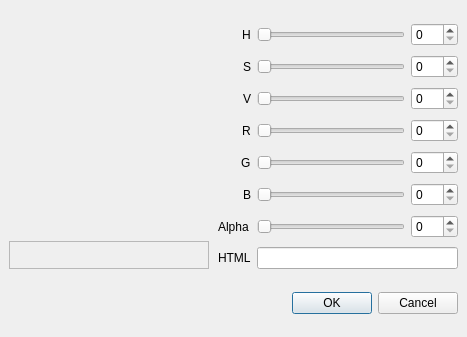
<?xml version="1.0" encoding="UTF-8"?>
<ui version="4.0">
 <class>ColourDialog</class>
 <widget class="QDialog" name="ColourDialog">
  <property name="geometry">
   <rect>
    <x>0</x>
    <y>0</y>
    <width>467</width>
    <height>337</height>
   </rect>
  </property>
  <property name="windowTitle">
   <string>Select Colour...</string>
  </property>
  <property name="windowIcon">
   <iconset>
    <normaloff>:/icons/ic_palette_48px.svg</normaloff>:/icons/ic_palette_48px.svg</iconset>
  </property>
  <property name="modal">
   <bool>true</bool>
  </property>
  <layout class="QGridLayout" name="gridLayout">
   <property name="leftMargin">
    <number>9</number>
   </property>
   <property name="topMargin">
    <number>9</number>
   </property>
   <property name="rightMargin">
    <number>9</number>
   </property>
   <property name="bottomMargin">
    <number>9</number>
   </property>
   <property name="spacing">
    <number>9</number>
   </property>
   <item row="0" column="0">
    <layout class="QVBoxLayout" name="verticalLayout" stretch="0,0">
     <property name="spacing">
      <number>18</number>
     </property>
     <property name="leftMargin">
      <number>0</number>
     </property>
     <property name="topMargin">
      <number>0</number>
     </property>
     <property name="rightMargin">
      <number>0</number>
     </property>
     <property name="bottomMargin">
      <number>0</number>
     </property>
     <item>
      <widget class="color_widgets::ColorWheel" name="wheel" native="true">
       <property name="sizePolicy">
        <sizepolicy hsizetype="Fixed" vsizetype="Fixed">
         <horstretch>0</horstretch>
         <verstretch>0</verstretch>
        </sizepolicy>
       </property>
       <property name="minimumSize">
        <size>
         <width>200</width>
         <height>200</height>
        </size>
       </property>
      </widget>
     </item>
     <item>
      <layout class="QGridLayout" name="gridLayout_3">
       <item row="0" column="0" rowspan="2">
        <widget class="QFrame" name="frame">
         <property name="frameShape">
          <enum>QFrame::StyledPanel</enum>
         </property>
         <property name="frameShadow">
          <enum>QFrame::Raised</enum>
         </property>
         <layout class="QVBoxLayout" name="verticalLayout_2">
          <property name="spacing">
           <number>0</number>
          </property>
          <property name="leftMargin">
           <number>0</number>
          </property>
          <property name="topMargin">
           <number>0</number>
          </property>
          <property name="rightMargin">
           <number>0</number>
          </property>
          <property name="bottomMargin">
           <number>0</number>
          </property>
          <item>
           <widget class="color_widgets::ColorPreview" name="newPreview" native="true"/>
          </item>
          <item>
           <widget class="color_widgets::ColorPreview" name="oldPreview" native="true"/>
          </item>
         </layout>
        </widget>
       </item>
      </layout>
     </item>
    </layout>
   </item>
   <item row="3" column="0" colspan="2">
    <layout class="QVBoxLayout" name="verticalLayout_3">
     <property name="spacing">
      <number>0</number>
     </property>
     <property name="leftMargin">
      <number>0</number>
     </property>
     <property name="topMargin">
      <number>0</number>
     </property>
     <property name="rightMargin">
      <number>0</number>
     </property>
     <property name="bottomMargin">
      <number>0</number>
     </property>
     <item>
      <widget class="QDialogButtonBox" name="buttonBox">
       <property name="orientation">
        <enum>Qt::Horizontal</enum>
       </property>
       <property name="standardButtons">
        <set>QDialogButtonBox::Cancel|QDialogButtonBox::Ok</set>
       </property>
      </widget>
     </item>
    </layout>
   </item>
   <item row="0" column="1">
    <layout class="QGridLayout" name="gridLayout_2">
     <property name="leftMargin">
      <number>0</number>
     </property>
     <property name="topMargin">
      <number>0</number>
     </property>
     <property name="rightMargin">
      <number>0</number>
     </property>
     <property name="bottomMargin">
      <number>0</number>
     </property>
     <property name="horizontalSpacing">
      <number>6</number>
     </property>
     <item row="8" column="1" colspan="2">
      <widget class="color_widgets::ColorLineEdit" name="htmlInput"/>
     </item>
     <item row="2" column="1">
      <widget class="color_widgets::GradientSlider" name="sSlider">
       <property name="sizePolicy">
        <sizepolicy hsizetype="Expanding" vsizetype="Preferred">
         <horstretch>0</horstretch>
         <verstretch>0</verstretch>
        </sizepolicy>
       </property>
       <property name="maximum">
        <number>255</number>
       </property>
       <property name="orientation">
        <enum>Qt::Horizontal</enum>
       </property>
      </widget>
     </item>
     <item row="5" column="2">
      <widget class="QSpinBox" name="gSpin">
       <property name="maximum">
        <number>255</number>
       </property>
      </widget>
     </item>
     <item row="6" column="1">
      <widget class="color_widgets::GradientSlider" name="bSlider">
       <property name="sizePolicy">
        <sizepolicy hsizetype="Expanding" vsizetype="Preferred">
         <horstretch>0</horstretch>
         <verstretch>0</verstretch>
        </sizepolicy>
       </property>
       <property name="maximum">
        <number>255</number>
       </property>
       <property name="orientation">
        <enum>Qt::Horizontal</enum>
       </property>
      </widget>
     </item>
     <item row="7" column="2">
      <widget class="QSpinBox" name="aSpin">
       <property name="maximum">
        <number>255</number>
       </property>
      </widget>
     </item>
     <item row="3" column="1">
      <widget class="color_widgets::GradientSlider" name="vSlider">
       <property name="sizePolicy">
        <sizepolicy hsizetype="Expanding" vsizetype="Preferred">
         <horstretch>0</horstretch>
         <verstretch>0</verstretch>
        </sizepolicy>
       </property>
       <property name="maximum">
        <number>255</number>
       </property>
       <property name="orientation">
        <enum>Qt::Horizontal</enum>
       </property>
      </widget>
     </item>
     <item row="7" column="1">
      <widget class="color_widgets::GradientSlider" name="aSlider">
       <property name="sizePolicy">
        <sizepolicy hsizetype="Expanding" vsizetype="Preferred">
         <horstretch>0</horstretch>
         <verstretch>0</verstretch>
        </sizepolicy>
       </property>
       <property name="maximum">
        <number>255</number>
       </property>
       <property name="orientation">
        <enum>Qt::Horizontal</enum>
       </property>
      </widget>
     </item>
     <item row="7" column="0">
      <widget class="QLabel" name="label_3">
       <property name="text">
        <string>Alpha</string>
       </property>
      </widget>
     </item>
     <item row="8" column="0">
      <widget class="QLabel" name="label_10">
       <property name="text">
        <string>HTML</string>
       </property>
      </widget>
     </item>
     <item row="4" column="2">
      <widget class="QSpinBox" name="rSpin">
       <property name="maximum">
        <number>255</number>
       </property>
      </widget>
     </item>
     <item row="6" column="2">
      <widget class="QSpinBox" name="bSpin">
       <property name="maximum">
        <number>255</number>
       </property>
      </widget>
     </item>
     <item row="5" column="1">
      <widget class="color_widgets::GradientSlider" name="gSlider">
       <property name="sizePolicy">
        <sizepolicy hsizetype="Expanding" vsizetype="Preferred">
         <horstretch>0</horstretch>
         <verstretch>0</verstretch>
        </sizepolicy>
       </property>
       <property name="maximum">
        <number>255</number>
       </property>
       <property name="orientation">
        <enum>Qt::Horizontal</enum>
       </property>
      </widget>
     </item>
     <item row="4" column="1">
      <widget class="color_widgets::GradientSlider" name="rSlider">
       <property name="sizePolicy">
        <sizepolicy hsizetype="Expanding" vsizetype="Preferred">
         <horstretch>0</horstretch>
         <verstretch>0</verstretch>
        </sizepolicy>
       </property>
       <property name="maximum">
        <number>255</number>
       </property>
       <property name="orientation">
        <enum>Qt::Horizontal</enum>
       </property>
      </widget>
     </item>
     <item row="3" column="2">
      <widget class="QSpinBox" name="vSpin">
       <property name="maximum">
        <number>255</number>
       </property>
      </widget>
     </item>
     <item row="2" column="2">
      <widget class="QSpinBox" name="sSpin">
       <property name="maximum">
        <number>255</number>
       </property>
      </widget>
     </item>
     <item row="0" column="2">
      <widget class="QSpinBox" name="hSpin">
       <property name="maximum">
        <number>359</number>
       </property>
      </widget>
     </item>
     <item row="0" column="1">
      <widget class="color_widgets::HueSlider" name="hSlider">
       <property name="sizePolicy">
        <sizepolicy hsizetype="Expanding" vsizetype="Preferred">
         <horstretch>0</horstretch>
         <verstretch>0</verstretch>
        </sizepolicy>
       </property>
       <property name="minimum">
        <number>0</number>
       </property>
       <property name="maximum">
        <number>359</number>
       </property>
       <property name="orientation">
        <enum>Qt::Horizontal</enum>
       </property>
      </widget>
     </item>
     <item row="0" column="0" alignment="Qt::AlignRight">
      <widget class="QLabel" name="label">
       <property name="sizePolicy">
        <sizepolicy hsizetype="Fixed" vsizetype="Preferred">
         <horstretch>0</horstretch>
         <verstretch>0</verstretch>
        </sizepolicy>
       </property>
       <property name="text">
        <string>H</string>
       </property>
      </widget>
     </item>
     <item row="2" column="0" alignment="Qt::AlignRight">
      <widget class="QLabel" name="label_2">
       <property name="sizePolicy">
        <sizepolicy hsizetype="Fixed" vsizetype="Preferred">
         <horstretch>0</horstretch>
         <verstretch>0</verstretch>
        </sizepolicy>
       </property>
       <property name="text">
        <string>S</string>
       </property>
      </widget>
     </item>
     <item row="3" column="0" alignment="Qt::AlignRight">
      <widget class="QLabel" name="label_4">
       <property name="sizePolicy">
        <sizepolicy hsizetype="Fixed" vsizetype="Preferred">
         <horstretch>0</horstretch>
         <verstretch>0</verstretch>
        </sizepolicy>
       </property>
       <property name="text">
        <string>V</string>
       </property>
      </widget>
     </item>
     <item row="4" column="0" alignment="Qt::AlignRight">
      <widget class="QLabel" name="label_5">
       <property name="sizePolicy">
        <sizepolicy hsizetype="Fixed" vsizetype="Preferred">
         <horstretch>0</horstretch>
         <verstretch>0</verstretch>
        </sizepolicy>
       </property>
       <property name="text">
        <string>R</string>
       </property>
      </widget>
     </item>
     <item row="5" column="0" alignment="Qt::AlignRight">
      <widget class="QLabel" name="label_6">
       <property name="sizePolicy">
        <sizepolicy hsizetype="Fixed" vsizetype="Preferred">
         <horstretch>0</horstretch>
         <verstretch>0</verstretch>
        </sizepolicy>
       </property>
       <property name="text">
        <string>G</string>
       </property>
      </widget>
     </item>
     <item row="6" column="0" alignment="Qt::AlignRight">
      <widget class="QLabel" name="label_7">
       <property name="sizePolicy">
        <sizepolicy hsizetype="Fixed" vsizetype="Preferred">
         <horstretch>0</horstretch>
         <verstretch>0</verstretch>
        </sizepolicy>
       </property>
       <property name="text">
        <string>B</string>
       </property>
      </widget>
     </item>
    </layout>
   </item>
  </layout>
 </widget>
 <customwidgets>
  <customwidget>
   <class>color_widgets::ColorPreview</class>
   <extends>QWidget</extends>
   <header>color_preview.hpp</header>
   <container>1</container>
  </customwidget>
  <customwidget>
   <class>color_widgets::ColorWheel</class>
   <extends>QWidget</extends>
   <header>color_wheel.hpp</header>
   <container>1</container>
   <slots>
    <signal>colorSelected(QColor)</signal>
    <slot>setColor(QColor)</slot>
   </slots>
  </customwidget>
  <customwidget>
   <class>color_widgets::GradientSlider</class>
   <extends>QSlider</extends>
   <header>gradient_slider.hpp</header>
  </customwidget>
  <customwidget>
   <class>color_widgets::HueSlider</class>
   <extends>color_widgets::GradientSlider</extends>
   <header>hue_slider.hpp</header>
  </customwidget>
  <customwidget>
   <class>color_widgets::ColorLineEdit</class>
   <extends>QLineEdit</extends>
   <header>color_line_edit.hpp</header>
  </customwidget>
 </customwidgets>
 <resources/>
 <connections>
  <connection>
   <sender>buttonBox</sender>
   <signal>accepted()</signal>
   <receiver>ColourDialog</receiver>
   <slot>accept()</slot>
   <hints>
    <hint type="sourcelabel">
     <x>248</x>
     <y>254</y>
    </hint>
    <hint type="destinationlabel">
     <x>157</x>
     <y>274</y>
    </hint>
   </hints>
  </connection>
  <connection>
   <sender>buttonBox</sender>
   <signal>rejected()</signal>
   <receiver>ColourDialog</receiver>
   <slot>reject()</slot>
   <hints>
    <hint type="sourcelabel">
     <x>316</x>
     <y>260</y>
    </hint>
    <hint type="destinationlabel">
     <x>286</x>
     <y>274</y>
    </hint>
   </hints>
  </connection>
 </connections>
</ui>
